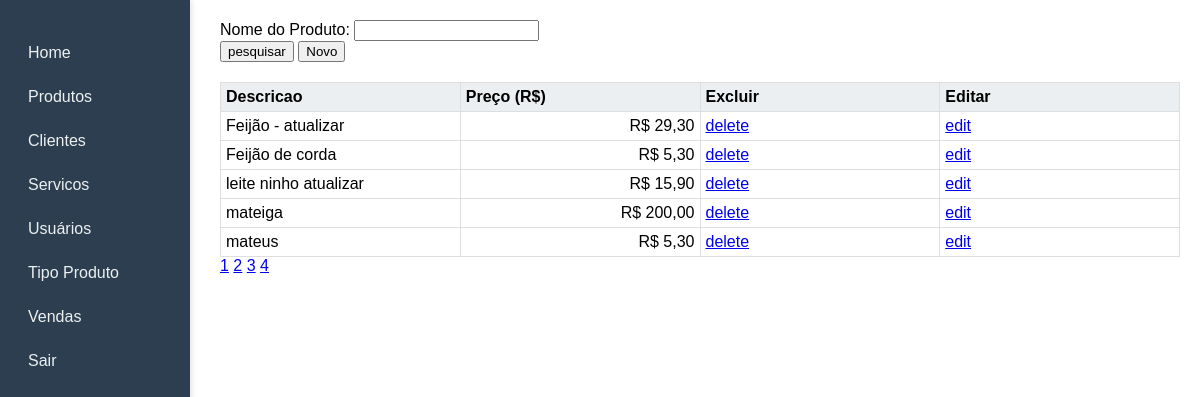
The app's page /produtos (signed in) with its own data.
### models/produto_model.py (models this page shows, shortened)
class Produto(Base):
    __tablename__ = 'produtos'
    id = Column(Integer, primary_key=True, autoincrement=True)
    nome = Column(String, nullable=False)
    preco = Column(Float, nullable=False)

### controllers/produtos_controller.py (the view)
@app.route('/produtos', methods=['GET'])
@login_required
def produto_novo():
    perPage =5
    page = request.args.get('page', 1, type=int)
    db = SessionLocal()
    produtos = db.query(Produto).order_by(Produto.nome).offset((page-1)*perPage).limit(perPage).all()
    total = db.query(Produto).where(Produto.nome.like(f"%%")).count()
    nPages = int(total / perPage)
    nPages = nPages + 2
    return render_template("produtos.html",prd=produtos, page=page, nPages=nPages)

### main.py (called while the page is built)
@login_magengemnt.user_loader
def load_user(user_id):
    db  = SessionLocal()
    return db.query(User).get(user_id)

### templates/produtos.html (shortened to what this page needs)
{% extends "layout.html" %}
 {% block pesquisa %}
<div style="display: flex; align-items: center; border: blue; ">
    <form action="{{ url_for("produto_lista") }}" method="post">
<div>
<div>
    Nome do Produto:
    <input type="text" name="nomeproduto" value="{{ nome }}"/>
</div>
</div>
<input type="submit" value="pesquisar" name="button"/>
 <input type="button" value="Novo" name="button" onclick="chamarNovo()"/>
</form>
</div>
 {% endblock %}
         {% block resultado %}
    <table  style="border-style: solid; margin-top: 20px ">
        <thead >
        <tr>
            <th>Descricao</th>
            <th>Preço (R$) </th>
            <th>Excluir</th>
            <th>Editar</th>
        </tr>
        </thead>
        <tbody>
        {%  for produto in prd %}
        <tr>
            <td> {{produto.nome}} </td>
            <td style="text-align: right"> {{ "R$ {:,.2f}".format(produto.preco).replace(",", "X").replace(".", ",").replace("X", ".")  }} </td>
            <td> <a href="{{ url_for('produto_deletar', id=produto.id)  }}"> delete </a></td>
            <td>  <a href="{{ url_for('edit', id=produto.id)  }}"> edit </a> </td>
        </tr>
        {% endfor %}
        </tbody>
    </table>
    {%
            for x in range(1,nPages)
            %}
       <a href="#" onclick="mudaPagina({{ x }})">{{ x }}</a>
    {% endfor %}
         {% endblock %}

### templates/layout.html (shortened to what this page needs)
<!DOCTYPE html>
<html lang="en">
<head>
</head>
<link rel="stylesheet" href="{{ url_for('static', filename='site.css') }}">
<body>
<div class="menu-lateral" style="" >
    <ul>
        <li><a href="{{url_for("index")}}">Home</a> </li>
        <li><a href="{{url_for("produto_novo")}}">Produtos</a> </li>
        <li><a href="#">Clientes</a> </li>
        <li><a href="{{url_for("servicos_list")}}">Servicos</a> </li>
        <li><a href="{{url_for("usuarios_list")}}">Usuários</a> </li>
        <li><a href="#">Tipo Produto</a> </li>
        <li><a href="#">Vendas</a> </li>
        <li><a href="{{url_for('logout')}}">Sair</a> </li>
    </ul>
</div>
<div class="conteudo-principal">
    <div style="display: flex; align-items: center; border: blue; ">
    {% block pesquisa %}
    {% endblock %}
    </div>
 <div class="table_component" role="region" tabindex="0">
     {% block resultado %}
    {% endblock %}
 </div>
</div>
</body>
</html>

### static/site.css (style rules this page uses)
.table_component { overflow: auto; width: 100%; }
.table_component table { border: 1px solid #dededf; height: 100%; width: 100%; table-layout: fixed; border-collapse: collapse; border-spacing: 1px; text-align: left; }
.table_component th { border: 1px solid #dededf; background-color: #eceff1; color: #000000; padding: 5px; }
.table_component td { border: 1px solid #dededf; background-color: #ffffff; color: #000000; padding: 5px; }
body { margin: 0; padding: 0; font-family: Arial, sans-serif; display: flex; min-height: 100vh; }
.menu-lateral { width: 150px; background-color: #2c3e50; color: white; padding: 20px; position: fixed; height: 100vh; box-shadow: 2px 0 5px rgba(0,0,0,0.1); }
.menu-lateral ul { list-style: none; padding: 0; }
.menu-lateral li { margin-bottom: 10px; }
.menu-lateral a { color: #ecf0f1; text-decoration: none; display: block; padding: 8px; border-radius: 4px; transition: background-color 0.3s; }
.conteudo-principal { margin-left:200px; padding: 20px; flex-direction: row; gap:10px background-color: #ecf0f1; }

### records on screen
Produto: nome "Feijão - atualizar", preco "R$ 29,30"
Produto: nome "Feijão de corda", preco "R$ 5,30"
Produto: nome "leite ninho atualizar", preco "R$ 15,90"
Produto: nome "mateiga", preco "R$ 200,00"
Produto: nome "mateus", preco "R$ 5,30"

### other values on screen
{{ x }} "1" "2" "3" "4"
